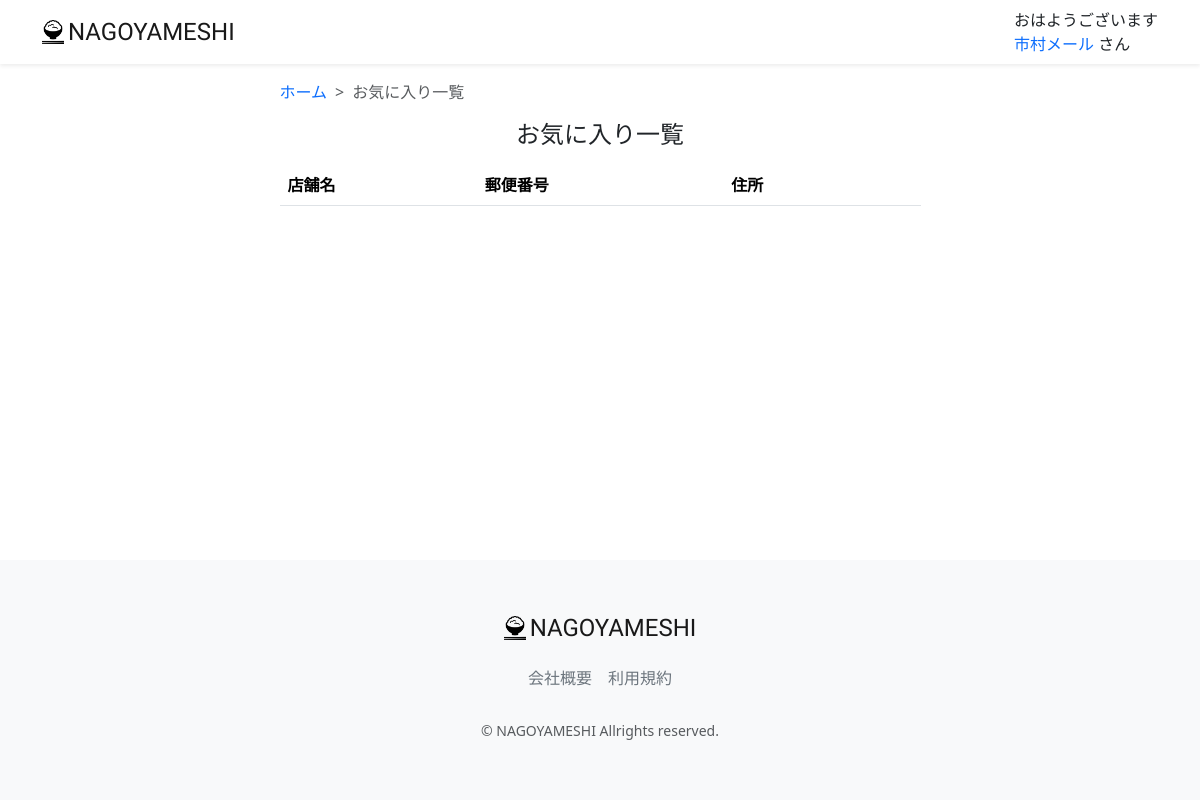
Before: /favorite-list/ (signed in) with the older database file.
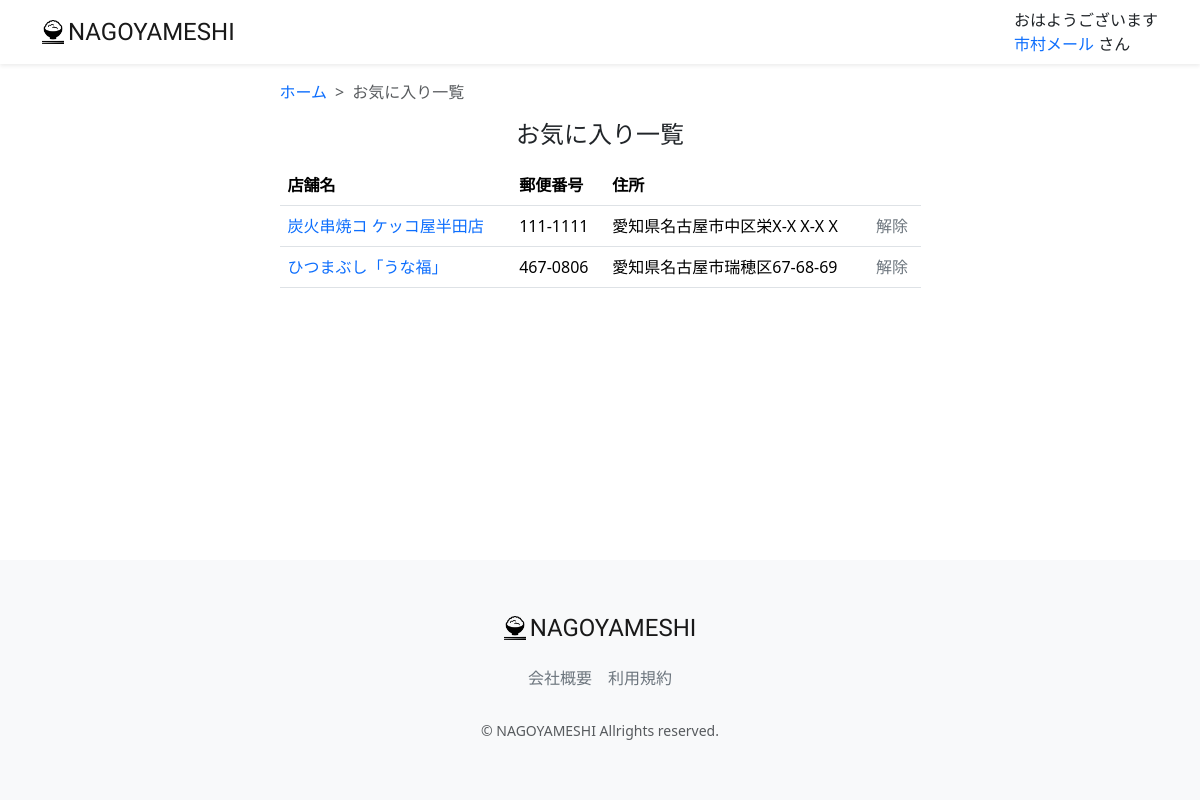
After: the same page with the newer database file.
### accounts/models.py (models this page shows, shortened)
class CustomUser(AbstractUser):
    GENDER_TYPES = (
        ("男性","男性"),
        ("女性","女性"),
        ("未回答","未回答"),
    )
    user_name_kanji = models.CharField("名前" ,max_length=20, blank=False, null=False)
    user_name_kana = models.CharField("ふりがな" ,max_length=50, blank=False, null=False)
    birthday = models.CharField("生年月日" , max_length=20, null=True, blank=True)
    gender = models.CharField("性別", max_length=50, choices=GENDER_TYPES, blank=True)
    job = models.ForeignKey(Job, on_delete=models.DO_NOTHING, blank=True, null=True)
    is_subscribed = models.BooleanField(default=False, verbose_name="有料会員")
    card_name = models.CharField(max_length=128, null=True, blank=True, verbose_name="カード名義")
    card_number = models.CharField(max_length=128, null=True, blank=True, verbose_name="カード番号")
    stripeCustomerId = models.CharField(max_length=255,null=True, blank=True)
    stripeSubscriptionId = models.CharField(max_length=255,null=True, blank=True)
    regist_date = models.DateTimeField(default=timezone.now)
    created_day = models.DateTimeField("登録日", default=datetime.datetime.now, null=True, blank=True)
    updated_day = models.DateTimeField("更新日", default=datetime.datetime.now, null=True, blank=True)
    deleted_day = models.DateTimeField("削除日", null=True, blank=True)
    class Meta:
        verbose_name_plural = "CustomUser"

### restaurant/models.py (models this page shows, shortened)
class FavoriteRestaurant(models.Model):
    restaurant = models.ForeignKey(Restaurant, on_delete=models.PROTECT)
    user = models.ForeignKey(CustomUser, on_delete=models.PROTECT)
    class Meta:
        verbose_name_plural = "Favorite"
        constraints = [
            models.UniqueConstraint(fields=['restaurant', 'user'], name='unique_favorite')
        ]

class Restaurant(models.Model):
    name = models.CharField("店名",max_length=200, blank=False, null=False)
    description = models.CharField(verbose_name='説明', max_length=200, blank=True, null=True)
    postal_code_regex = RegexValidator(regex=r'^[0-9]+$', message = ("Postal Code must be entered in the format: '1234567'. Up to 7 digits allowed."))
    postal_code = models.CharField(validators=[postal_code_regex], max_length=7, verbose_name='郵便番号', blank=False, null=False)
    address = models.CharField("住所", max_length=200)
    tel_number_regex = RegexValidator(regex=r'^[0-9]+$', message = ("Tel Number must be entered in the format: '09012345678'. Up to 15 digits allowed."))
    tel_number = models.CharField(validators=[tel_number_regex], max_length=15, verbose_name='電話番号', blank=False, null=False)
    e_mail = models.EmailField("E-Mail", blank=True, null=True)
    url = models.URLField("店舗URL", blank=True, null=True)
    price_max = models.PositiveIntegerField("予算上限", blank=True, null=True)
    price_min = models.PositiveIntegerField("予算下限", blank=True, null=True)
    rate = models.FloatField(verbose_name="レート", default=0.0)
    min_varidator = MinValueValidator(0)
    max_varidator = MaxValueValidator(1000)
    seats_number = models.IntegerField("席数", blank=True, null=True, validators=[min_varidator, max_varidator])
    close_day_of_week = models.CharField("定休日", max_length=50, blank=True, null=True)
    category = models.ForeignKey(Category, on_delete=models.DO_NOTHING, blank=True, null=True)
    photo = models.ImageField(verbose_name='写真', blank=True, null=True)
    created_at = models.DateTimeField("登録日", auto_now_add=True)
    updated_at = models.DateTimeField("更新日", auto_now_add=True)
    deleted_at = models.DateTimeField("削除日", auto_now_add=True)
    class Meta:
        verbose_name_plural = "Restaurant"
        constraints = [
            models.UniqueConstraint(fields=['name', 'postal_code'], name='unique_restaurant')
        ]

### restaurant/views.py (the view)
# urls.py: path("favorite-list/", views.FavoriteListView.as_view(), name="favorite_list"),
class FavoriteListView(generic.ListView):
    model = models.FavoriteRestaurant
    template_name = 'favorite/favorite_list.html'
    def get_queryset(self):
        user_id = self.request.user.id
        queryset = models.FavoriteRestaurant.objects.filter(user_id=user_id)#.order_by('-created_at')
        return queryset

### restaurant/templatetags/custom_tag.py (called while the page is built)
@register.filter
def post(val:str):
    return f'{val[0:3]}-{val[3:7]}'

@register.filter
def honor(val):
    return 'さん'

@register.filter
def greet(val):
    greeting = 'ようこそ'
    now = datetime.datetime.now()
    if now.hour <= 8:
        greeting = 'おはようございます'
    elif now.hour <= 18:
        greeting = 'こんにちは'
    else:
        greeting = 'こんばんは'
    return f'{greeting}'

### restaurant/templates/favorite/favorite_list.html (shortened to what this page needs)
{% extends "layout/base.html" %}
{% load static %}
{% load custom_tag %}
{% block content %}
<main>
    <div class="container nagoyameshi-container pb-5">
        <div class="row justify-content-center">
            <div class="col-xxl-6 col-xl-7 col-lg-8 col-md-10">
                <nav class="my-3" style="--bs-breadcrumb-divider: '>';" aria-label="breadcrumb">
                    <ol class="breadcrumb mb-0">
                        <li class="breadcrumb-item">
                            <a href="{% url 'top_page'%}">ホーム</a>
                        </li>
                        <li class="breadcrumb-item active" aria-current="page">
                            お気に入り一覧
                        </li>
                    </ol>
                </nav>
                <h1 class="mb-3 text-center">お気に入り一覧</h1>
                <table class="table">
                    <thead>
                        <tr>
                            <th scope="col">店舗名</th>
                            <th scope="col">郵便番号</th>
                            <th scope="col">住所</th>
                            <th scope="col"></th>
                        </tr>
                    </thead>
                    <tbody>
                        {% for favorite in object_list %}
                        <tr>
                            <td>
                                <a href="{% url 'restaurant_detail' favorite.restaurant.id %}">
                                {{ favorite.restaurant.name }}
                                </a>
                            </td>
                            <td>{{ favorite.restaurant.postal_code|post }}</td>
                            <td> {{ favorite.restaurant.address }}</td>
                            <td>
                                <a href="#" class="link-secondary" data-bs-toggle="modal" data-bs-target="#removeFavoriteModal" data-favorite-id="{{ favorite.id }}" data-restaurant-name=" {{favorite.restaurant.name }}">
                                    解除
                                </a>
                            </td>
                        </tr>
                    </tbody>
                        {% endfor %}
                </table>
            </div>
        </div>
    </div>
</main>
{% endblock %}

### restaurant/templates/layout/base.html (shortened to what this page needs)
{% load static %}
{% load custom_tag %}
<!DOCTYPE html>
<html lang="ja">
    <head>
        <link href="https://cdn.jsdelivr.net/npm/bootstrap@5.3.3/dist/css/bootstrap.min.css" rel="stylesheet">
        <link href="{% static 'css/nagoyameshi.css' %}" rel="stylesheet">
    </head>
    <body>
        <div id="app" class="wrapper">
            <nav class="navbar navbar-expand-md navbar-light bg-white shadow-sm">
                <div class="container nagoyameshi-container">
                    <a class="navbar-brand app-name" href="{% url 'top_page' %}">
                    <div class="d-flex align-items-center">
                        <img class="nagoyameshi-logo me-1" src="{% static 'images/logo/logo.png' %}" alt="nagoyameshi">NAGOYAMESHI
                    </div>
                    </a>
                    <div class="collapse navbar-collapse" id="navbarSupportedContent">
                        <ul class="navbar-nav ms-auto">
                            {% if user.is_staff %}
                            <li class="nav-item dropdown">
                                {{user.user_name_kanji|greet}}
                                <br>
                                <a id="navbarDropdown" class="nav-linkdropdown-toggle" href="#" role="button" data-bs-toggle="dropdown" aria-haspopup="true" aria-expanded="false" v-pre>
                                    {{ user.user_name_kanji}}
                                </a>
                                {{user.user_name_kanji|honor}}
                            </li>
                            {% endif %}
                        </ul>
                    </div>
                </div>
            </nav>
            {% block content %}{% endblock %}
            <footer class="bg-light">
                <div class="d-flex justify-content-center footer-logo">
                    <a class="navbar-brand app-name" href="{% url 'top_page' %}">
                        <div class="d-flex align-items-center">
                            <img class="nagoyameshi-logo me-1" src="{% static 'images/logo/logo.png' %}" alt="nagoyameshi">
                               NAGOYAMESHI
                        </div>
                    </a>
                </div>
                <div class="d-flex justify-content-center footer-link">
                    <a href="{% url 'company_page' %}" class="link-secondary me-3">会社概要</a>
                    <a href="{% url 'terms_page' %}" class="link-secondary">利用規約</a>
                </div>
                <p class="text-center text-muted small mb-0">&copy; NAGOYAMESHI Allrights reserved.</p>
            </footer>
        </div>
    </body>
</html>

### static/css/nagoyameshi.css (style rules this page uses)
.wrapper { min-height: 100vh; position: relative; padding-bottom: 240px; box-sizing: border-box; }
.nagoyameshi-logo { height: 24px; }
.app-name { font-family: 'Carter One', cursive; font-size: 24px; color: #191919; }
footer { width: 100%; height: 240px; position: absolute; bottom: 0; padding: 50px 15px; }
.footer-logo { margin-bottom: 20px; }
.footer-link { margin-bottom: 30px; }
h1 { font-size: 1.5rem; }
a { text-decoration: none !important; }

Changed rows visible on the page:
added FavoriteRestaurant: restaurant.name "炭火串焼コ ケッコ屋半田店", restaurant.postal_code|post "111-1111", restaurant.address "愛知県名古屋市中区栄X-X X-X X"
added FavoriteRestaurant: restaurant.name "ひつまぶし「うな福」", restaurant.postal_code|post "467-0806", restaurant.address "愛知県名古屋市瑞穂区67-68-69"
